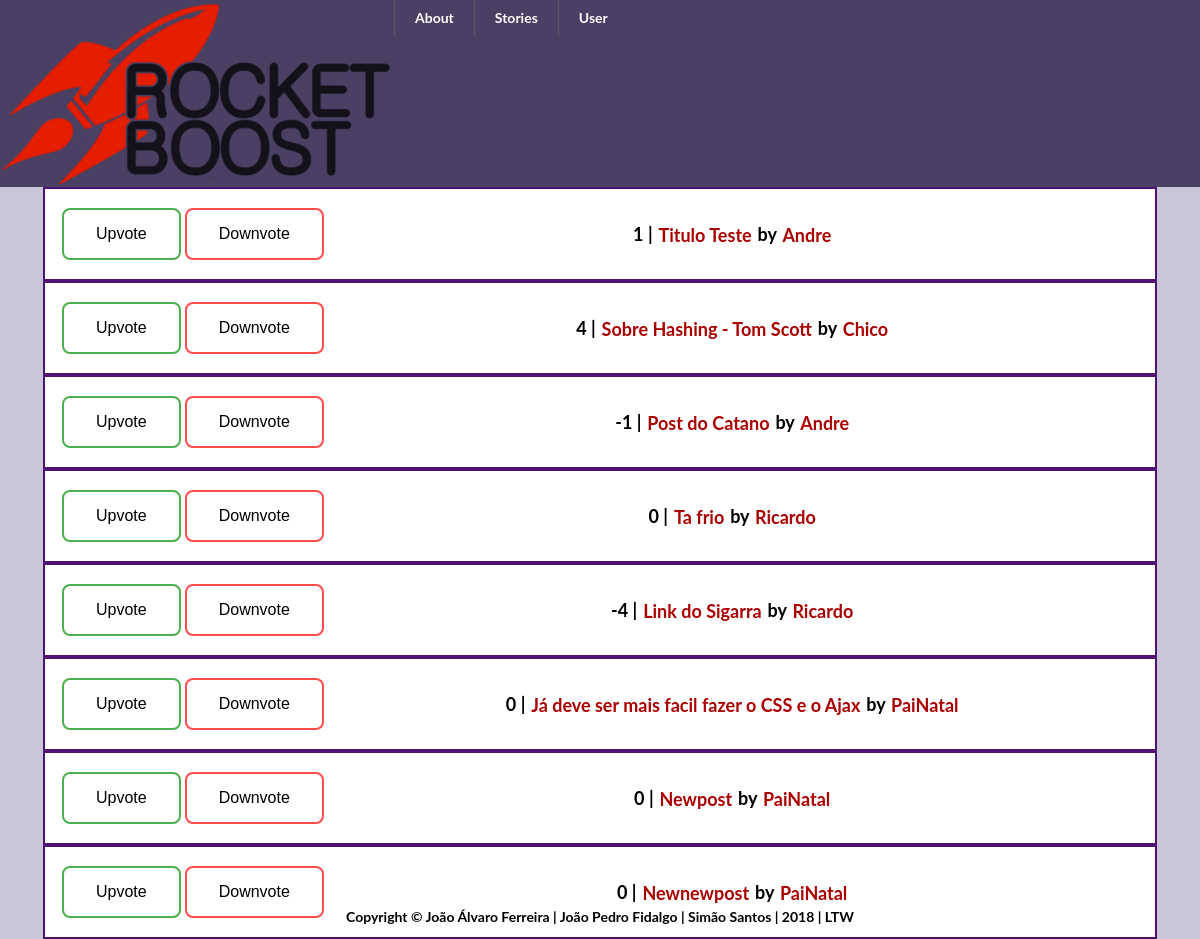
/pages/frontpage.php?sort=comments, run on an earlier commit of the app's database.
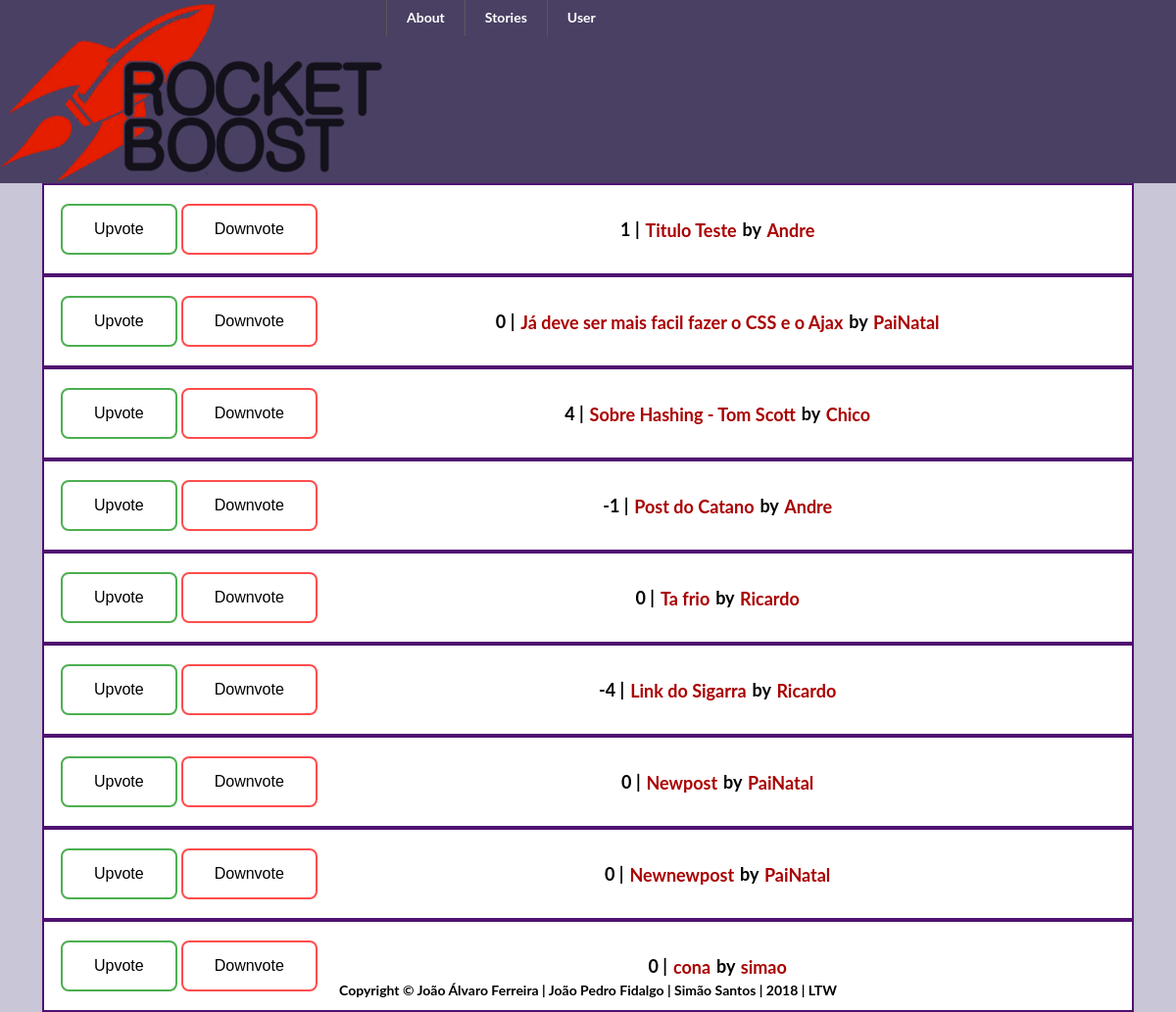
And on a later commit of the database.
### tables this page shows
CREATE TABLE posts
(
    postID INTEGER UNIQUE NOT NULL PRIMARY KEY,
    title VARCHAR NOT NULL,
    content VARCHAR,
    type VARCHAR,
    dateWritten DATETIME,
    username INTEGER REFERENCES users Not NULL
);

### templates/post.php (called while the page is built, shortened)
<?php
include_once "../templates/default.php";
?>
  <?php if(isset($_SESSION['username']))
function getVotesPost($id){
    $db = Database::getInstance()->db();
    $stmt = $db->prepare('SELECT * FROM postvotes WHERE postID = ?');
    $stmt->execute(array($id));
    $result = $stmt->fetchAll();
    $votes = 0;
    foreach ($result as $row) {
    if($row['positive'] == 1)
        $votes = $votes+1;
    else $votes = $votes - 1;
    }
    return $votes;
}
function getCommentsPost($id){
    $db = Database::getInstance()->db();
    $stmt = $db->prepare('SELECT * FROM comments WHERE postID = ?');
    $stmt->execute(array($id));
    $result = $stmt->fetchAll();
    return count($result);
}
        ?>

### pages/frontpage.php (the view, shortened to what this page needs)
<?php
include_once "../templates/default.php";
include_once "../templates/post.php";
draw_header();
draw_posts();
draw_footer();
function cmpComments($a, $b)
{
    if (getCommentsPost($a['postID']) == getCommentsPost($b['postID'])) {
        return 0;
    }
    return (getCommentsPost($a['postID']) > getCommentsPost($b['postID'])) ? -1 : 1;
}
function draw_posts(){
    $sortType = "points";
if(isset($_GET['sort']))
    $sortType = $_GET['sort'];
    $db = Database::getInstance()->db();
    $stmt = $db->prepare('SELECT * FROM posts');
    $stmt->execute();
    $result = $stmt->fetchAll();
    if($sortType == "points")
    usort($result, "cmpPoints");
    else if($sortType == "new")
    usort($result, "cmpDate");
    else if($sortType == "comments")
    usort($result, "cmpComments");
    foreach ($result as $row) {
    $votes = getVotesPost($row['postID']);?>
    <div id="postlist">
        <div class="votes_frontpage">
            <input type="button" value="Upvote">
            <input type="button" value="Downvote">
        </div>
        <div id="post_info">
            <?php echo $votes?>
            <span class="separator"> | </span>
            <a href = "../pages/viewPost.php?id=<?php echo $row['postID']?>"><?php echo $row['title']?></a>
            <span class="separator">by</span>
            <a href = "../pages/viewProfile.php?username=<?php echo $row['username']?>"><?php echo $row['username'];?></a>
            <br>
        </div>
    </div>
<?php
    }
}
?>

### templates/default.php (shortened to what this page needs)
<?php function draw_header() {
?>
<!DOCTYPE html>
<html lang="en-US">
<head>
    <link href="../css/style.css" rel="stylesheet">
</head>
<body>
    <header id="logo_tabmenu">
    <div><a href="../pages/frontpage.php"><img src="images/logo.png" alt="A rocket, site icon"></a></div>
    <nav class="nav">
    <ul>
        <li>
            <a href="#">About</a></li>
        <li>
            <a href="#">Stories</a>
        </li>
        <li>
            <a href="#">User</a>
        </li>
    </ul>
</nav>
    </header>
<?php } ?>
<?php function draw_footer() { ?>
<div class="footer">
  <p>Copyright &#169; João Álvaro Ferreira | João Pedro Fidalgo | Simão Santos | 2018 | LTW</p>
</div>
</body>
</html>
<?php
}
?>

### css/style.css (style rules this page uses)
body { margin: 0 auto; --bg-color: #C8C6D7; --main-color: #783F8E; --dark-color: #4F1271; --light-color: #4A4063; background-color: var(--bg-color); font-weight: 700; font-size: 14px; font-family: Lato, Arial, sans-serif; transition: box-shadow .2s cubic-bezier(.4,0,1,1),background .2s cubic-bezier(.4,0,.2,1),color .2s cubic-bezier(.4,0,.2,1); }
a:link { position: relative; text-decoration: none; webkit-transition: all 1s linear; color: #aa0000; padding: 1.5px; -webkit-transition: all 1s linear; }
#logo_tabmenu { background: var(--light-color); display: grid; grid-template-columns: 0.6fr 2fr; }
.footer { position: fixed; left: 0; bottom: 0; width: 100%; color: black; text-align: center; }
.nav ul { *zoom:1; list-style:none; margin:0; padding:0; }
.nav ul:before,.nav ul:after { content:""; display:table; }
.nav ul:after { clear:both; }
.nav ul > li { float:left; position:relative; }
.nav a { display:block; padding:10px 20px; line-height:1.2em; color:#fff; border-left:1px solid #595959; }
#postlist { display: flex; background-color: white; border: 2px solid var(--dark-color); width: 90%; padding: 15px; margin: auto; font-size: 18px; }
.votes_frontpage { display: flex; }
.votes_frontpage input:first-child { background-color: white; border: 2px solid #4CAF50; border-radius: 8px; color: black; padding: 15px 32px; text-align: center; text-decoration: none; display: block; font-size: 16px; margin: 4px 2px; cursor: pointer; -webkit-transition-duration: 0.4s; transition-duration: 0.4s; }
.votes_frontpage input:nth-child(2) { background-color: white; border: 2px solid #ff4d4d; border-radius: 8px; color: black; padding: 15px 32px; text-align: center; text-decoration: none; display: block; font-size: 16px; margin: 4px 2px; cursor: pointer; -webkit-transition-duration: 0.4s; transition-duration: 0.4s; }
#post_info { margin: auto; }

What changed in the data, as far as the page shows it:
shown differently, row unchanged: posts "Já deve ser mais facil fazer o CSS e o Ajax": moves up the list
added posts: votes "0", title "cona", username "simao"
